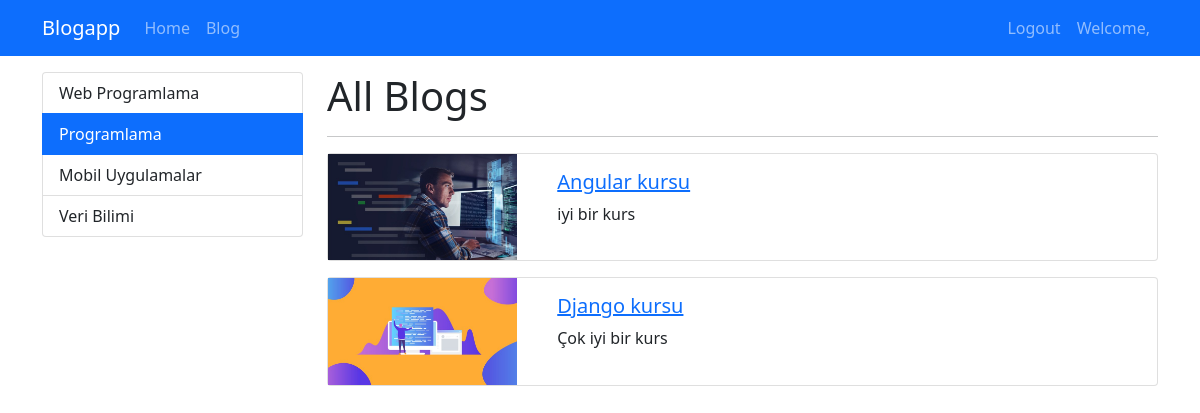
Screenshot of /category/programlama (signed in) with the database file from the repository.
### blog/models.py (models this page shows, shortened)
class Category(models.Model):
    name = models.CharField(max_length=150)
    slug = models.SlugField(null=False, blank=True, unique=True, db_index=True, editable=False)

class Blog(models.Model):
    title = models.CharField(max_length=200)
    image = models.ImageField(upload_to="blogs")
    description = RichTextField()
    is_active = models.BooleanField(default=False)
    is_home = models.BooleanField(default=False)
    slug = models.SlugField(null=False, blank=True, unique=True, db_index=True, editable=False)
    categories = models.ManyToManyField(Category, blank=True)

### blog/views.py (the view)
# urls.py: path("category/<slug:slug>", views.blogs_by_category, name="blogs_by_category"),
def blogs_by_category(request, slug):
    context = {
        "blogs": Category.objects.get(slug=slug).blog_set.filter(is_active=True),
        "categories": Category.objects.all(),
        "selected_category": slug
    }
    return render(request, "blog/blogs.html", context)

### blog/templates/blog/blogs.html (shortened to what this page needs)
{% extends 'base.html' %}
{% block content %}
    <div class="container mt-3">
        <div class="row">
            <div class="col-3">
                {% include 'partials/_categories.html' %}
            </div>
            <div class="col-9">
                <h1>All Blogs</h1>
                <hr>
                {% if blogs|length > 0 %}
                    {% for blog in blogs %}
                        {% if blog.is_active %}
                            {% include 'blog/partials/_blog.html' %}
                        {% endif %}
                    {% endfor %}
                {% else %}
                    <div class="alert alert-warning" >No Blogs</div>
                {% endif %}
            </div>
        </div>
    </div>
{% endblock %}

### templates/partials/_categories.html
<div class="list-group">
    {% for category in categories %}
        {% if category.slug == selected_category %}
            <a class="list-group-item list-group-item-action active" href="{% url 'blogs_by_category' category.slug %}"> {{category.name|title}} </a>
        {% else %}
            <a class="list-group-item list-group-item-action" href="{% url 'blogs_by_category' category.slug %}"> {{category.name|title}} </a>
        {% endif %}
    {% endfor %}
</div>

### blog/templates/blog/partials/_blog.html
{% load static %}
<div class="card mb-3">
    <div class="row">
        <div class="col-md-3">
            <img src="{{ blog.image.url }}" alt="" class="img-fluid">
        </div>
        <div class="col-md-9">
            <div class="card-body">
                <h5 class="card-title">
                    <a href="{% url 'blog_details' blog.slug %}">
                        {{ blog.title }}
                    </a>
                </h5>
                <p class="card-text">{{ blog.description|striptags|safe|slice:"0:50" }}</p>
            </div>
        </div>
    </div>
</div>

### rows the page displays
Category: name "Web Programlama"
Category: name "Programlama"
Category: name "Mobil Uygulamalar"
Category: name "Veri Bilimi"
Blog: image (picture), title "Angular kursu", description "iyi bir kurs"
Blog: image (picture), title "Django kursu", description "Çok iyi bir kurs"
